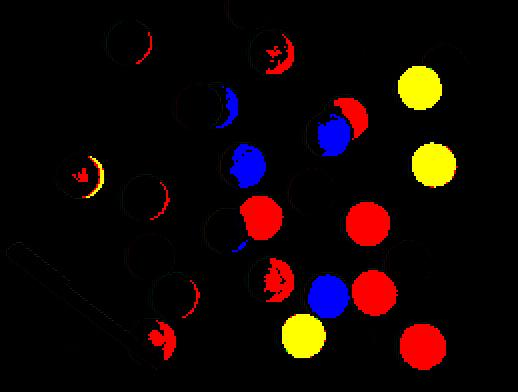
%> input picture modified_image.jpg, 518 x 392 px
$ octave DWT_4.m   (GNU Octave 9; MATLAB toolbox functions it lacks are replaced by stand-ins)
%> lines starting %> are read from the running program, lines starting %| are printed output that depends on the picture
clear all
close all
clc

i=imread('modified_image.jpg');
%> i is the input picture: size 392x518x3 uint8; mean R, G, B 18.2, 6.8, 5.9
% figure;imshow(i);

[xar,xhr,xvr,xdr]=dwt2(i(:,:,1),'db1');
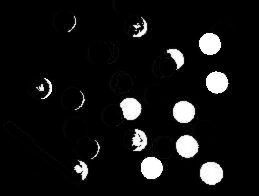
%> xar: size 196x259 double; min 0, max 510, mean 36.3; drawn with min black and max white
[xag,xhg,xvg,xdg]=dwt2(i(:,:,2),'db1');
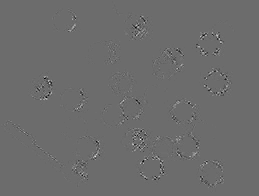
%> xdg: size 196x259 double; min -19.5, max 26.5, mean 0; drawn with min black and max white
[xab,xhb,xvb,xdb]=dwt2(i(:,:,3),'db1');
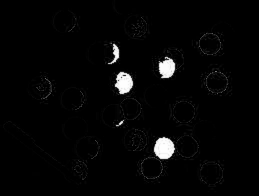
%> xab: size 196x259 double; min 0, max 509, mean 11.9; drawn with min black and max white

xa(:,:,1)=xar; xa(:,:,2)=xag; xa(:,:,3)=xab;
xh(:,:,1)=xhr; xh(:,:,2)=xhg; xh(:,:,3)=xhb;
%> after `xh(:,:,3)=xhb`:
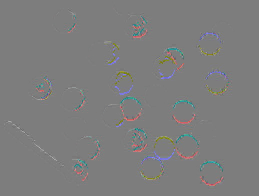
%> xh: size 196x259x3 double; mean R, G, B 0.1, 0.1, 0.1; drawn with min black and max white
xv(:,:,1)=xvr; xv(:,:,2)=xvg; xv(:,:,3)=xvb;
%> after `xv(:,:,3)=xvb`:
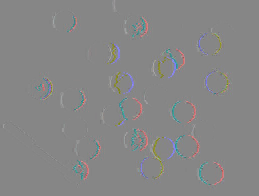
%> xv: size 196x259x3 double; mean R, G, B 0.1, 0.1, 0.1; mean of the top-left, top-right, bottom-left and bottom-right quarters 0.1, 0.1, 0.1, 0.2; drawn with min black and max white
xd(:,:,1)=xdr; xd(:,:,2)=xdg; xd(:,:,3)=xdb;
%> after `xd(:,:,3)=xdb`:
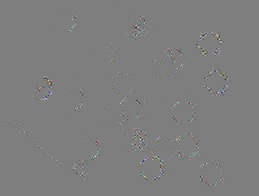
%> xd: size 196x259x3 double; mean R, G, B 0, 0, 0; drawn with min black and max white

figure,imshow(uint8(xa));title('Approximate detail');
figure,imshow(xh);title('horizontal detail');
figure,imshow(xv);title('vertical detail');
figure,imshow(xd);title('diagonal detail');
%> after `imshow(xd)`:
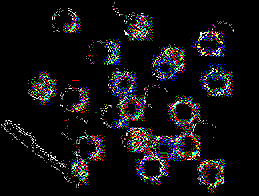
%> displayed picture: size 196x259x3, on the screen's scale of 0 to 255; mean R, G, B 16.4, 15.3, 16.2
